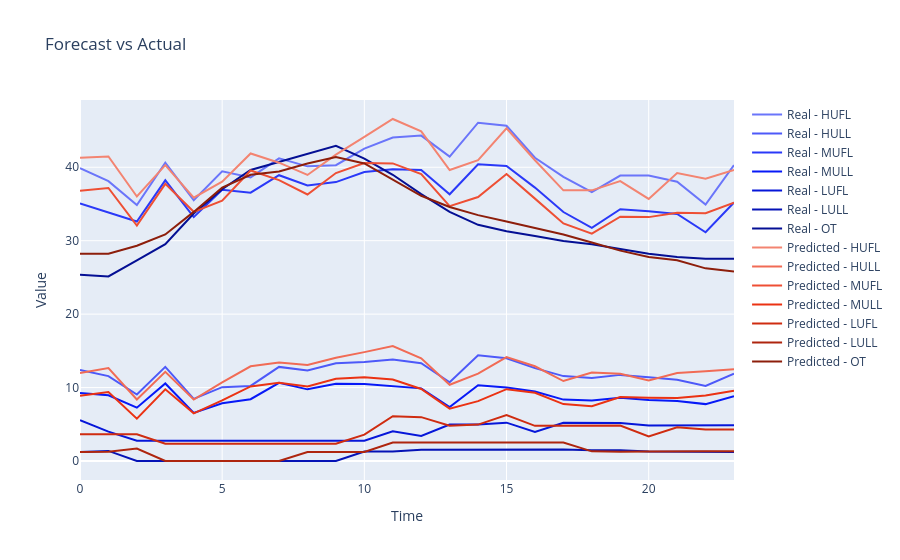

Source (notebook cell):
### Code cell
predicted = ls.from_str(response.predicted, format="csv")

ls.plot(test, predicted, kind='line', groups=["Real", "Predicted"], title="Forecast vs Actual", xlabel="Time", ylabel="Value")
